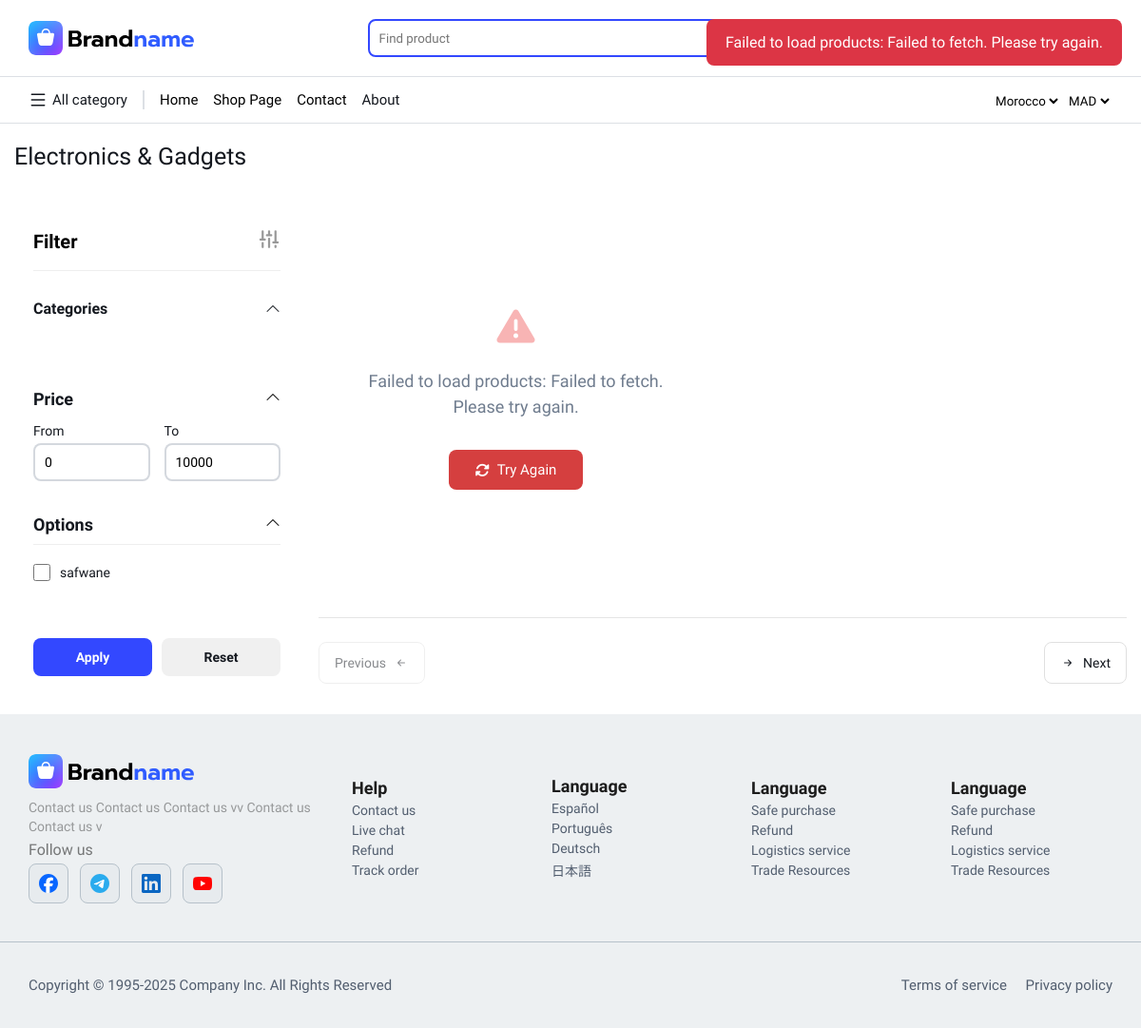
The app's page /shop/, older data.
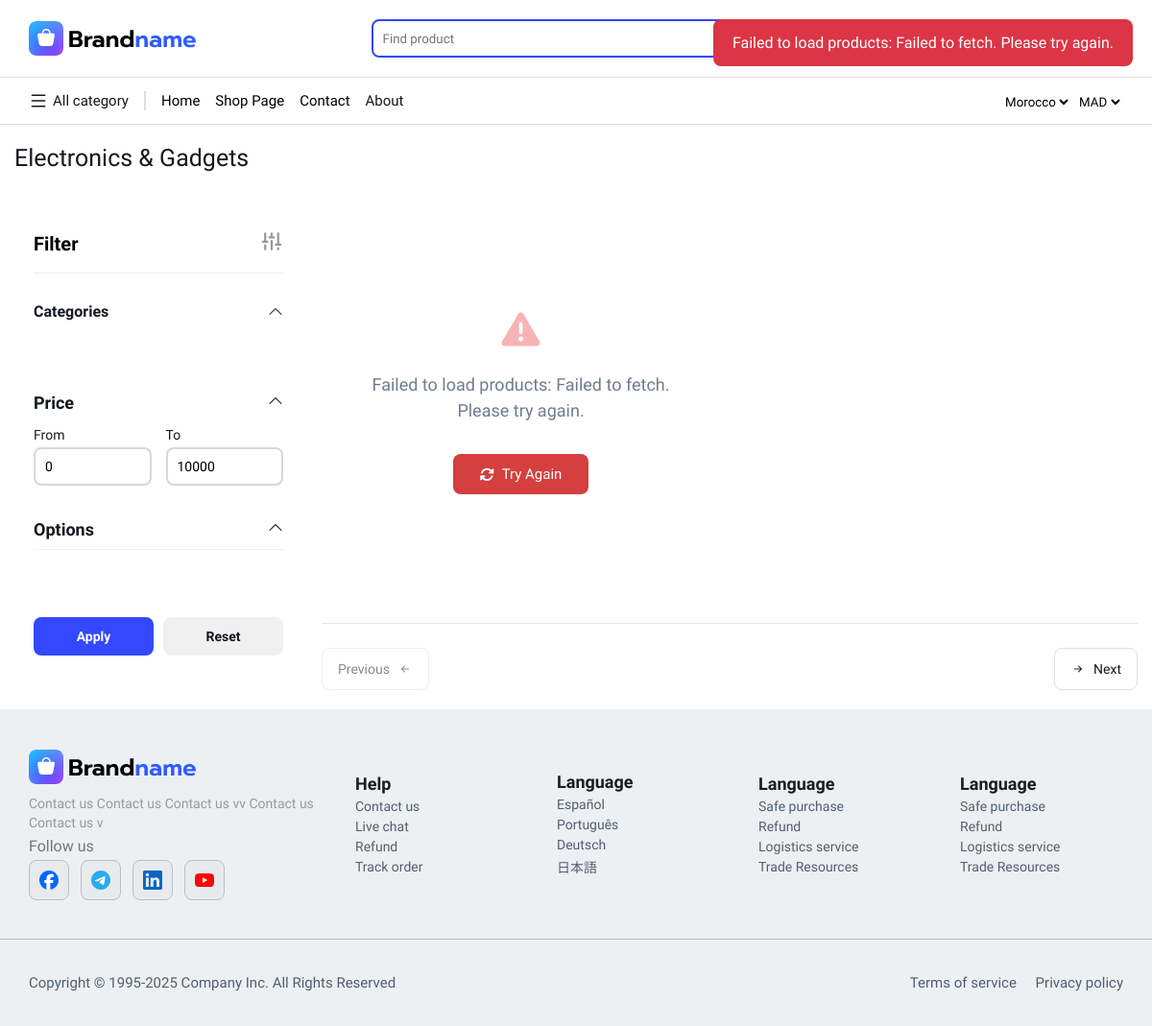
The same page, newer data.
### products/models.py (models this page shows, shortened)
class Option(models.Model):
    name = models.CharField(max_length=200)

### website/models.py (models this page shows, shortened)
class StoreSettings(models.Model):
    logo = models.FileField(upload_to='logos/', validators=[validate_file_extension])
    youtube = models.URLField(blank=True, null=True)
    instagram = models.URLField(blank=True, null=True)
    facebook = models.URLField(blank=True, null=True)
    whatsapp = models.CharField( blank=True, null=True)  # رقم هاتف أو رابط واتساب
    address = models.TextField(blank=True, null=True)
    phone = models.CharField(max_length=20, blank=True, null=True)
    working_hours = models.CharField(max_length=100, blank=True, null=True)
    location_map_link = models.URLField(blank=True, null=True)

### website/views.py (the view)
# urls.py: path('shop/',views.Shop,name='Shop'),
def Shop(request):
    base_context = Base(request)  # جلب logo
    categorys = Category.objects.all()
    options = Option.objects.all()
    context = {
        "category": categorys,
        "options": options,  # ✅ تعديل الاسم ليتوافق مع القالب
    }
    context.update(base_context)  # دمج logo مع بقية البيانات
    return render(request, 'shop.html', context)

### website/context_processors.py (called while the page is built)
def base_vars(request):
    return {
        'main_domin': settings.MINE_DOMINE,
        'currency': settings.CURRENCY_SYMBOL,
        'countries': settings.MINE_COUNTRIES,
        'option_1': settings.OPTION1,
        'option_2': settings.OPTION2,
        'option_3': settings.OPTION3,
    }

def store_settings(request):
    settings_obj = StoreSettings.objects.first()
    return {
        'store_settings': settings_obj
    }

### website/views.py (called while the page is built)
def Base(request):
    is_user_authenticated = request.user.is_authenticated
    logo = StoreSettings.objects.first()
    categories = Category.objects.all()
    currency = settings.CURRENCY_SYMBOL
    context = {
        'logo': logo,
        'categories': categories,
        'currency': currency,
        'user_authenticated': is_user_authenticated,
    }
    return context

### website/templates/shop.html (shortened to what this page needs)
{% extends 'base.html' %}
{% load static %}
{% block content %}
<link rel="stylesheet" href="{% static 'css/shop.css' %}">
<div class="all-category">
    <h1>Electronics & Gadgets</h1>
</div>
<div class="product-container">
    <div class="filter-section">
        <div class="filter-title">
            <div>Filter</div>
            <div><img src="{% static 'imges/Frame.svg' %}" alt="Filter icon"></div>
        </div>
        <div class="filter-group">
            <div class="filter-header">
                <span>Categories</span>
                <svg xmlns="http://www.w3.org/2000/svg" width="16" height="16" fill="currentColor" class="bi bi-chevron-up" viewBox="0 0 16 16">
                    <path fill-rule="evenodd" d="M1.646 10.854a.5.5 0 0 0 .708 0L8 5.207l5.646 5.647a.5.5 0 0 0 .708-.708l-6-6a.5.5 0 0 0-.708 0l-6 6a.5.5 0 0 0 0 .708z"/>
                </svg>
            </div>
            <div class="filter-body">
            </div>
        </div>
        <div class="price-filter">
            <div class="price-title">
                <div class="price">Price</div>
                <div class="price-icon">
                    <svg xmlns="http://www.w3.org/2000/svg" width="16" height="16" fill="currentColor" class="bi bi-chevron-up" viewBox="0 0 16 16">
                        <path fill-rule="evenodd" d="M1.646 10.854a.5.5 0 0 0 .708 0L8 5.207l5.646 5.647a.5.5 0 0 0 .708-.708l-6-6a.5.5 0 0 0-.708 0l-6 6a.5.5 0 0 0 0 .708z"/>
                    </svg>
                </div>
            </div>
            <div class="price-body">
                <div class="price-values">
                    <div class="price-values-input">
                        <span>From</span>
                        <input type="number" id="min-price" value="0" min="0" max="10000">
                    </div>
                    <div class="price-values-input">
                        <span>To</span>
                        <input type="number" id="max-price" value="10000" min="0" max="10000">
                    </div>
                </div>
            </div>
        </div>
        <div class="option-filter-section">
            <div class="option-filter-head">
                <span>Options</span>
                <span>
                    <svg xmlns="http://www.w3.org/2000/svg" width="16" height="16" fill="currentColor" class="bi bi-chevron-up" viewBox="0 0 16 16">
                        <path fill-rule="evenodd" d="M1.646 10.854a.5.5 0 0 0 .708 0L8 5.207l5.646 5.647a.5.5 0 0 0 .708-.708l-6-6a.5.5 0 0 0-.708 0l-6 6a.5.5 0 0 0 0 .708z"/>
                    </svg>
                </span>
            </div>
            <div class="option-filter-body">
                {% for option in options %}
                    <div class="option-filter-body-input">
                        <input type="checkbox"
                               id="option_{{ option.id }}"
                               name="option"
                               value="{{ option.id }}"
                               class="option-checkbox">
                        <label for="option_{{ option.id }}">{{ option.name }}</label>
                    </div>
                {% endfor %}
            </div>
        </div>
        <div class="filter-buttons">
            <button id="apply-filter-btn" type="button">Apply</button>
            <button id="reset-filter-btn" type="button">Reset</button>
        </div>
    </div>
    <div class="all-products-section">
        <div id="product-section" class="product-section">
        </div>
        <div class="pagination-section">
            <div class="pagination-btn">
                <button id="prev-btn" disabled>
                    <span>Previous</span>
                    <span><i class="bi bi-arrow-left-short"></i></span>
                </button>
            </div>
            <div class="pagination-btn">
                <button id="next-btn">
                    <span><i class="bi bi-arrow-right-short"></i></span>
                    <span>Next</span>
                </button>
            </div>
        </div>
    </div>
</div>
{% endblock %}

### website/templates/base.html (shortened to what this page needs)
<!DOCTYPE html>
<html lang="en">
<head>
    {% load static %}
    <link rel="stylesheet" href="https://cdn.jsdelivr.net/npm/bootstrap-icons@1.13.1/font/bootstrap-icons.min.css">
    <link rel="stylesheet" href="https://cdn.jsdelivr.net/npm/bootstrap-icons@1.11.3/font/bootstrap-icons.css">
    <link rel="stylesheet" href="https://cdnjs.cloudflare.com/ajax/libs/font-awesome/6.5.0/css/all.min.css">
    <link rel="stylesheet" href="{% static 'css/base.css' %}">
    <link rel="stylesheet" href="{% static 'css/config.css' %}">
</head>
<body>
    <div class="header-contener">
        <header>
            <div class="logo-head">
                {% if logo %}
                    <img src="{{ logo.logo.url }}" alt="Store Logo">
                {% else %}
                    <img  src="{% static 'imges\icon\Brand-logo.svg' %}" alt="">
                {% endif %}
            </div>
            <div class="searsh-head">
                <div class="searsh-section">
                    <input type="text" name="" id="searsh-head-inpur" placeholder="Find product">
                    <button onclick="saarchfunstion(document.getElementById('searsh-head-inpur').value,document.getElementById('select-header').value)">Search</button>
                </div>
            </div>
            {% if user.is_authenticated %}
                <div class="play-icon-list">
                    <a href="{% url 'profile' %}" class="order-icon-head order-icon-head22">
                        <img src="{% static 'imges/icon/delivery-box-02.svg' %}" alt="">
                        <span>Orders</span>
                    </a>
                    <a href="{% url 'profile' %}" class="order-icon-head order-icon-head22">
                        <img src="{% static 'imges/icon/favourite.svg' %}" alt="">
                        <span>Saved</span>
                    </a>
                    <a href="{% url 'cart_page' %}" class="order-icon-head">
                        <img src="{% static 'imges/icon/shopping-basket-01.svg' %}" alt="">
                        <span>My cart</span>
                    </a>
                    <a href="{% url 'profile' %}" class="order-icon-head order-icon-head22">
                        <i class="bi bi-person"></i>
                        <span>profile</span>
                    </a>
                </div>
            {% else %}
                <div class="auth-bottons">
                    <a href="{% url 'login_page' %}">
                        <button>Login</button>
                    </a>
                </div>
            {% endif %}
        </header>
    </div>
    <div class="header-contener-pages-links">
        <div class="header-contener-pages-links-main">
            <div class="head-2-pages-list">
                <div class="page-name All-category-name">
                    <span> <img src="\static\imges\icon\menu-01.svg" alt=""></span>
                    <span>All category</span>
                </div>
                <div class="page-name"><a href="{% url 'home' %}">Home</a></div>
                <div class="page-name"><a href="{% url 'Shop' %}">Shop Page</a></div>
                <div class="page-name"><a href="{% url 'Contact' %}">Contact</a> </div>
                <div class="page-name">About </div>
            </div>
            <div class="site-controul">
                <select name="" id="">
                    <option value="1">{{countries}}</option>
                </select>
                <select name="" id="">
                    <option value="1">{{currency}}</option>
                </select>
            </div>
        </div>
    </div>
    {% block content %}
    {% endblock %}
    <div class="footer-content">
        <footer>
        <div class="footer-section-one">
            <div class="fout-pages">
                <h1>
                    {% if logo %}
                    <img src="{{ logo.logo.url }}" alt="Store Logo">
                    {% else %}
                        <img  src="{% static 'imges\icon\Brand-logo.svg' %}" alt="">
                    {% endif %}
                </h1>
                <p> Contact us Contact us Contact us vv Contact us Contact us v</p>
                <h3>Follow us</h3>
                <div class="Follow-us-section">
                    <a href="{{ logo.youtube|default:'#' }}"><img src="{% static 'imges/icon/Icons-app.svg' %}" alt=""></a>
                    <a href="{{ logo.facebook|default:'#' }}"><img src="{% static 'imges/icon/Icons-app (3).svg' %}" alt=""></a>
                    <a href="{{ logo.instagram|default:'#' }}"><img src="{% static 'imges/icon/Icons-app (2).svg' %}" alt=""></a>
                    <a href="{{ logo.whatsapp|default:'#' }}"><img src="{% static 'imges/icon/Icons-app (1).svg' %}" alt=""></a>
                </div>
            </div>
            <div class="fout-pages">
                <h1>Help</h1>
                <a href="">Contact us</a>
                <a href="">Live chat</a>
                <a href="">Refund</a>
                <a href="">Track order</a>
            </div>
            <div class="fout-pages">
                <h1>Language</h1>
                <a href="">Español</a>
                <a href="">Português</a>
                <a href="">Deutsch</a>
                <a href="">日本語</a>
            </div>
            <div class="fout-pages">
                <h1>Language</h1>
                <a href="">Safe purchase</a>
                <a href="">Refund</a>
                <a href="">Logistics service</a>
                <a href="">Trade Resources</a>
            </div>
            <div class="fout-pages">
                <h1>Language</h1>
                <a href="">Safe purchase</a>
                <a href="">Refund</a>
                <a href="">Logistics service</a>
                <a href="">Trade Resources</a>
            </div>
        </div>
        <div class="hr"></div>
        <div class="footer-section-bottom">
            <div class="footer-bottom-text">
                Copyright © 1995-2025 Company Inc. All Rights Reserved
            </div>
            <div class="footer-bottom-links">
                <a href="">Terms of service</a>
                <a href="">Privacy policy</a>
            </div>
        </div>
    </footer>
    </div>
</body>
</html>

### website/static/css/base.css (style rules this page uses)
* { padding: 0; margin: 0; box-sizing: border-box; font-family: "Changa", sans-serif; font-optical-sizing: auto; }
:root { --main-color:#3348FF; --main-color2:#7B93FF; }
.header-contener { width: 100%; border-bottom:1px solid #DCE0E5 ; }
header { width: 100%; display: flex; align-items: center; justify-content: space-between; height: 80px; max-width: 1240px; margin: 0px auto; }
.searsh-head { display: flex; align-items: center; justify-content: center; }
.logo-head { display: flex; align-items: center; justify-content: center; line-height: 1; gap: 10px; }
.searsh-head { border: 2px solid var(--main-color); border-radius: 8px; width: 50%; height: 40px; }
.searsh-section { display: flex; align-items: center; justify-content: space-between; width: 100%; height: 100%; }
.searsh-section input { width: 80%; height: 100%; border: none; background: none; padding: 0px 10px; }
.searsh-section button { height: 100%; width: 15%; color: #FFFFFF; background-color: var(--main-color); border: none; font-size: 15px; cursor: pointer; }
.header-contener-pages-links { width: 100%; border-bottom:1px solid #DCE0E5; }
.header-contener-pages-links-main { display: flex; align-items: center; justify-content: space-between; width: 100%; max-width: 1240px; margin: 0px auto; }
.head-2-pages-list { display: flex; align-items: center; justify-content: center; font-size: 15px; color: #14181F; height: 48px; }
.site-controul select { border: none; background: none; }
.page-name { display: flex; align-items: center; justify-content: center; line-height: 1; margin-left: 16px; cursor: pointer; }
.page-name a { text-decoration: none; color: black; }
.All-category-name { border-right: 2px solid #DCE0E5; padding-right: 16px; margin-left: 0px; gap: 5px; }
.All-category-name span { display: flex; align-items: center; justify-content: center; }
.All-category-name img { line-height: 1; }
.footer-content { background-color: #EDF0F2; width: 100%; }
.footer-content footer { max-width: 1240px; margin: 0px auto; width: 100%; display: flex; align-items: center; justify-content: center; flex-direction: column; }
.hr { width: 100vw; height: 1px ; background-color: #B6C1CA; }
.footer-section-one { display: flex; align-items: center; justify-content: space-between; width: 100%; flex-wrap: wrap; gap: 20px; padding: 40px 0px; }
.fout-pages { display: flex; align-items: start; justify-content: center; flex-direction: column; gap: 5px; min-width: 170px; }
.fout-pages h1 { font-size: 18px; color: #1C1C1C; font-weight: 600; }
.fout-pages h3 { font-size: 16px; color: #1c1c1c92; font-weight: 500; }
.fout-pages p { color: #1c1c1c68; max-width: 300px; line-height: 1.4; font-size: 14px; }
.fout-pages a { font-size: 14px; color: #525E6F; font-weight: 400; text-decoration: none; }
.Follow-us-section { display: flex; align-items: center; justify-content: start; gap: 12px; line-height: 1; }
.Follow-us-section a { display: flex; align-items: center; justify-content: center; }
.Follow-us-section img { padding: 10px; background-color: #dce0e555; border: 1.4px solid #B6C1CA; border-radius: 8px; }
.footer-section-bottom { display: flex; align-items: center; justify-content: space-between; width: 100%; height: 90px; color: #525E6F; font-size: 15px; font-weight: 400; }
.footer-bottom-links a { font-size: 15px; text-decoration: none; color: #525E6F; margin-left: 16px; }
@media (max-width: 1240px) { footer,header,.header-contener-pages-links-main { width: 95% !important; } }

Row changes from the older to the newer data that the page shows:
removed Option: name "safwane"
added StoreSettings: logo (picture)
